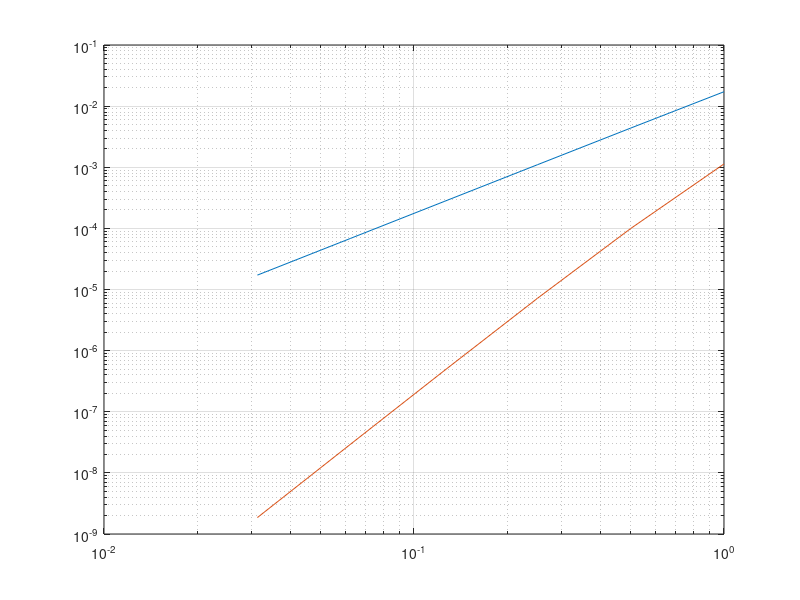

The MATLAB source for this figure:
clc
clear;
ekv = @(v) sqrt(v+2);

%a) Plot the integrand & calculate it algebraically
% EKV(v) = [(2/3)*(v+2)^(3/2)] => I = [EKV(1)- EKV(-1)] = 2*sqrt(3)-(2/3)
% ~= 2.797
x = [-1:0.001:1];
plot(x, ekv(x), 'r')
grid on;
hold on;

%b) Approximate I using the Trapezoidal rule for h = 1,
%0.5,0.25,0.125,0.0625
% yes the approximations seem to converge as h->0
hs = [1,0.5,0.25,0.125,0.0625,0.03125]
T = @(h) h*(sum(ekv([-1:h:1]))-(ekv(-1)+ekv(1))/2);
results = zeros(size(hs));
for i= 1:size(hs,2)
    h = hs(i);
    fprintf('Trapezoid using h = %d \n', h);
    xs = [-1:h:1];
    ys = ekv(xs);
    results(i) = T(h);
    %check correctness of function
    if results(i) - trapz(ys) > 1e-14
       fprintf('Bad trapezoid rule implementation!');
    end
    plot(xs,ys, 'c --');
    pause
end
hold off;
%c) Calculate the error for each approximation. What does theory say?
%What's expected? Is that right?

%Theory tells us that the trapezoidal rule has a Order of accuracy of 2
%meaning the Error from using step-length h is O(h^2), this in turn means
%that we should expect the error quota difference after halving step length
%to be O(h^2)/O((h/2)^2) ~= 4. This is seen with some slight variation, so
%theory holds!

results 
change_err = zeros(size(hs));
errors = abs(results - (2*sqrt(3)-(2/3)))
for i = 2:size(errors,2)
    change_err(i) = errors(i-1)/errors(i);
end
change_err

%d) Now calculate I, using Simpsons method/ Richardson extrapolation, What
%about the errors there?

%Using richardson extrapolation theory tells us that the Order of Accuracy
%should increase by two p=2 -> p = 4. This would in turn mean that the
%error quota would be O(h^4)/O((h/2)^4) ~= 16. It seemingly takes a while
%before it reaches this zone of assymptotic convergence but it is close by
%the last two/three step-lengths

%Using Richardson extrapolation we calucalte for h = 1,
%0.5,0.25,0.125,0.0625, knowing the Order of accuracy is 2 => 
%cp = 1/2^p-1 = 1/3;
R = @(h) T(h)-(T(2*h)-T(h))/3;
r_results = zeros(size(hs));
for i = 1:size(hs,2)
    h = hs(i);
    r_results(i) = R(h);
end
r_results
r_change_err = zeros(size(r_results));
r_errors = abs(r_results - (2*sqrt(3)-(2/3)))
for i = 2:size(r_errors,2)
    r_change_err(i) = r_errors(i-1)/r_errors(i);
end
r_change_err

%d) Plot the errors of both mehods using loglog
% There too we see a slope of approximatly 2 for trapezoid & 4 for
% Richardsons extrapolated trapezoid (Simpsons) as according to theory

loglog(hs, errors);
hold on;
grid on;
loglog(hs, r_errors);
hold off;
